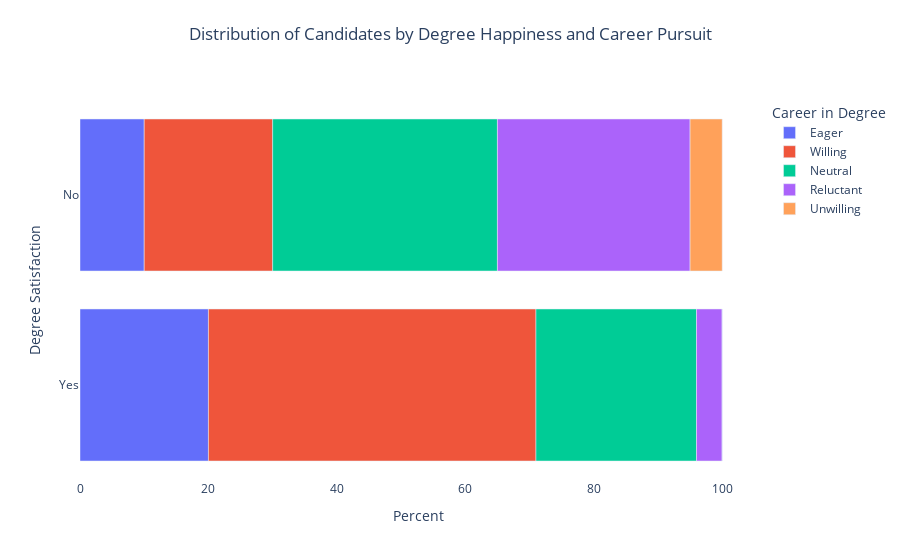

Notebook code for this chart:
### Code cell
# Degree Satisfaction Visual
persue_career_order = ['Unwilling','Reluctant', 'Neutral', 'Willing', 'Eager']

# Creating a grouped bar chart
fig = px.bar(degree_happy_count, x='percentage', y='degree_happy',
             color='career_in_degree',
             title="Distribution of Candidates by Degree Happiness and Career Pursuit",
             labels={'percentage': 'Percentage of Candidates',
                     'career_in_degree': 'Likelihood of Career in Degree',
                     'degree_happy': 'Degree Happiness'},
             barmode='relative')

# Update layout and labels
fig.update_layout(xaxis_title='Percent',
                  yaxis_title='Degree Satisfaction',
                  legend_title='Career in Degree',
                  paper_bgcolor='rgba(0,0,0,0)',
                  plot_bgcolor='rgba(0,0,0,0)',
                  title={'y':0.95,
                         'x':0.5,
                         'xanchor': 'center',
                         'yanchor': 'top'},
                  yaxis=dict(categoryorder='array',    
                             categoryarray=persue_career_order))
fig.show()

### Figure 1 — Plotly figure (JSON) as saved in the notebook; plotly's stock layout.template omitted (floating-point values rounded to 4 significant figures)
{"data": [{"alignmentgroup": "True", "hovertemplate": "Likelihood of Career in Degree=Eager<br>Percentage of Candidates=%{x}<br>Degree Happiness=%{y}<extra></extra>", "legendgroup": "Eager", "marker": {"color": "#636efa", "pattern": {"shape": ""}}, "name": "Eager", "offsetgroup": "Eager", "orientation": "h", "showlegend": true, "textposition": "auto", "type": "bar", "x": [20, 10], "xaxis": "x", "y": ["Yes", "No"], "yaxis": "y"}, {"alignmentgroup": "True", "hovertemplate": "Likelihood of Career in Degree=Willing<br>Percentage of Candidates=%{x}<br>Degree Happiness=%{y}<extra></extra>", "legendgroup": "Willing", "marker": {"color": "#EF553B", "pattern": {"shape": ""}}, "name": "Willing", "offsetgroup": "Willing", "orientation": "h", "showlegend": true, "textposition": "auto", "type": "bar", "x": [51, 20], "xaxis": "x", "y": ["Yes", "No"], "yaxis": "y"}, {"alignmentgroup": "True", "hovertemplate": "Likelihood of Career in Degree=Neutral<br>Percentage of Candidates=%{x}<br>Degree Happiness=%{y}<extra></extra>", "legendgroup": "Neutral", "marker": {"color": "#00cc96", "pattern": {"shape": ""}}, "name": "Neutral", "offsetgroup": "Neutral", "orientation": "h", "showlegend": true, "textposition": "auto", "type": "bar", "x": [25, 35], "xaxis": "x", "y": ["Yes", "No"], "yaxis": "y"}, {"alignmentgroup": "True", "hovertemplate": "Likelihood of Career in Degree=Reluctant<br>Percentage of Candidates=%{x}<br>Degree Happiness=%{y}<extra></extra>", "legendgroup": "Reluctant", "marker": {"color": "#ab63fa", "pattern": {"shape": ""}}, "name": "Reluctant", "offsetgroup": "Reluctant", "orientation": "h", "showlegend": true, "textposition": "auto", "type": "bar", "x": [4, 30], "xaxis": "x", "y": ["Yes", "No"], "yaxis": "y"}, {"alignmentgroup": "True", "hovertemplate": "Likelihood of Career in Degree=Unwilling<br>Percentage of Candidates=%{x}<br>Degree Happiness=%{y}<extra></extra>", "legendgroup": "Unwilling", "marker": {"color": "#FFA15A", "pattern": {"shape": ""}}, "name": "Unwilling", "offsetgroup": "Unwilling", "orientation": "h", "showlegend": true, "textposition": "auto", "type": "bar", "x": [0, 5], "xaxis": "x", "y": ["Yes", "No"], "yaxis": "y"}], "layout": {"barmode": "relative", "legend": {"title": {"text": "Career in Degree"}, "tracegroupgap": 0}, "paper_bgcolor": "rgba(0,0,0,0)", "plot_bgcolor": "rgba(0,0,0,0)", "title": {"text": "Distribution of Candidates by Degree Happiness and Career Pursuit", "x": 0.5, "xanchor": "center", "y": 0.95, "yanchor": "top"}, "xaxis": {"anchor": "y", "domain": [0, 1], "title": {"text": "Percent"}}, "yaxis": {"anchor": "x", "categoryarray": ["Unwilling", "Reluctant", "Neutral", "Willing", "Eager"], "categoryorder": "array", "domain": [0, 1], "title": {"text": "Degree Satisfaction"}}}}
